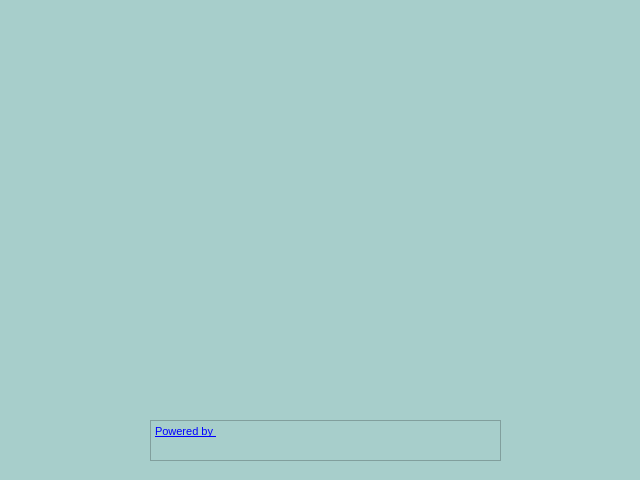
<?xml version="1.0" encoding="UTF-8"?>
<ui version="4.0">
 <class>Form</class>
 <widget class="QWidget" name="Form">
  <property name="geometry">
   <rect>
    <x>0</x>
    <y>0</y>
    <width>640</width>
    <height>480</height>
   </rect>
  </property>
  <property name="minimumSize">
   <size>
    <width>640</width>
    <height>480</height>
   </size>
  </property>
  <property name="maximumSize">
   <size>
    <width>640</width>
    <height>480</height>
   </size>
  </property>
  <property name="windowTitle">
   <string>Form</string>
  </property>
  <property name="styleSheet">
   <string notr="true">*{
background:#A7CECB;
}</string>
  </property>
  <widget class="QTextBrowser" name="textBrowser">
   <property name="geometry">
    <rect>
     <x>150</x>
     <y>420</y>
     <width>351</width>
     <height>41</height>
    </rect>
   </property>
   <property name="html">
    <string>&lt;!DOCTYPE HTML PUBLIC &quot;-//W3C//DTD HTML 4.0//EN&quot; &quot;http://www.w3.org/TR/REC-html40/strict.dtd&quot;&gt;
&lt;html&gt;&lt;head&gt;&lt;meta name=&quot;qrichtext&quot; content=&quot;1&quot; /&gt;&lt;style type=&quot;text/css&quot;&gt;
p, li { white-space: pre-wrap; }
&lt;/style&gt;&lt;/head&gt;&lt;body style=&quot; font-family:'MS Shell Dlg 2'; font-size:8.25pt; font-weight:400; font-style:normal;&quot;&gt;
&lt;p style=&quot; margin-top:0px; margin-bottom:0px; margin-left:0px; margin-right:0px; -qt-block-indent:0; text-indent:0px;&quot;&gt;&lt;a href=&quot;https://iqbalmusyaffa.com&quot;&gt;&lt;span style=&quot; font-size:8pt; text-decoration: underline; color:#0000ff;&quot;&gt;Powered by &lt;/span&gt;&lt;/a&gt;&lt;/p&gt;&lt;/body&gt;&lt;/html&gt;</string>
   </property>
  </widget>
 </widget>
 <resources/>
 <connections/>
</ui>
